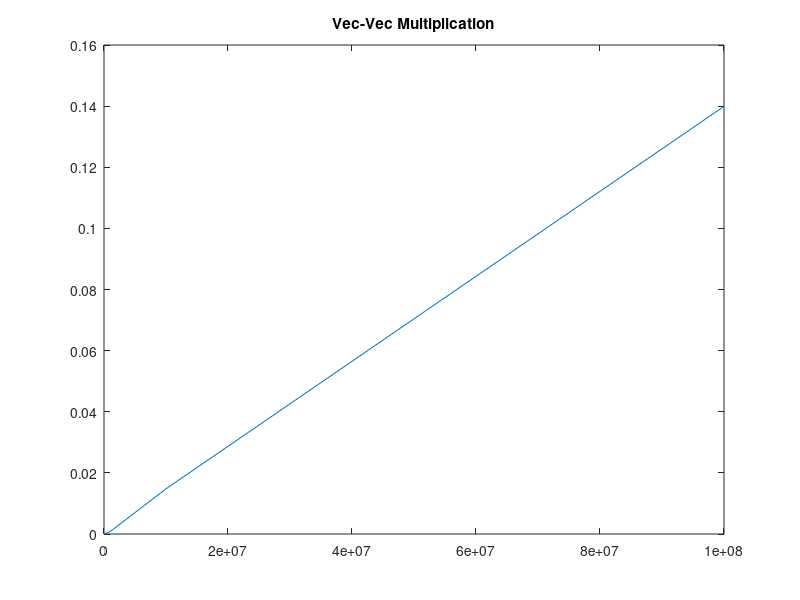

Recreate this plot in MATLAB. (Note: this script raises an error after producing the figure.)
clc
close all


% 1) Test inner-product, observe O(n) by estimating the rise/run in the plot
ns = [10^4, 10^5, 10^6, 10^7, 10^8];
for i=1:5
    n = ns(i);
    %Create two random vectors of size n
    u = rand(n,1); v = rand(n,1);

    %Measure time using the cputime command
    t = cputime;

    %Do the epxeriment 100 times
    for j = 1 : 100 %Inner Product
       ip = u'*v;
    end

    %average the times
    times(i) = (cputime-t)/100;
end
figure
plot(ns, times)
title("Vec-Vec Multiplication");
ax = gca;
ax.FontSize = 18; 
ylabel('Time','fontsize',18)
xlabel('N','fontsize',18)


% 2) Test mat-vec, observe the O(n^2) runtime for a single mat-vec 
%    by estimating the rise/run in the plot
ns = [100, 500, 1000, 5000, 10000]; 
for i=1:5
    n = ns(i);
    %Create random matrix and vectors of size n
    A = rand(n,n); v = rand(n,1);

    %Measure time using the cputime command
    t = cputime;

    %Do the epxeriment 100 times
    for j = 1 : 10 
       ip = A*v;
    end

    %average the times
    times(i) = (cputime-t)/100;
end
figure
plot(ns, times);
title("Mat-Vec Multiplication");
ax = gca;
ax.FontSize = 18; 
ylabel('Time','fontsize',18)
xlabel('N','fontsize',18)


% 3) Matrix-matrix multiplication
ns = [100, 500, 1000, 5000, 10000]; 
for i=1:5
    n = ns(i);
    %Create random matrix A and random matrix B
    A = rand(n,n); 
    B = rand(n,n);

    %Measure time using the cputime command
    t = cputime;

    %Do the epxeriment 100 times
    for j = 1 : 10 
       ip = A*B;
    end

    %average the times
    times(i) = (cputime-t)/100;
end
figure
plot(ns, times);
title("Mat-Mat Multiplication");
ax = gca;
ax.FontSize = 18; 
ylabel('Time','fontsize',18)
xlabel('N','fontsize',18)

